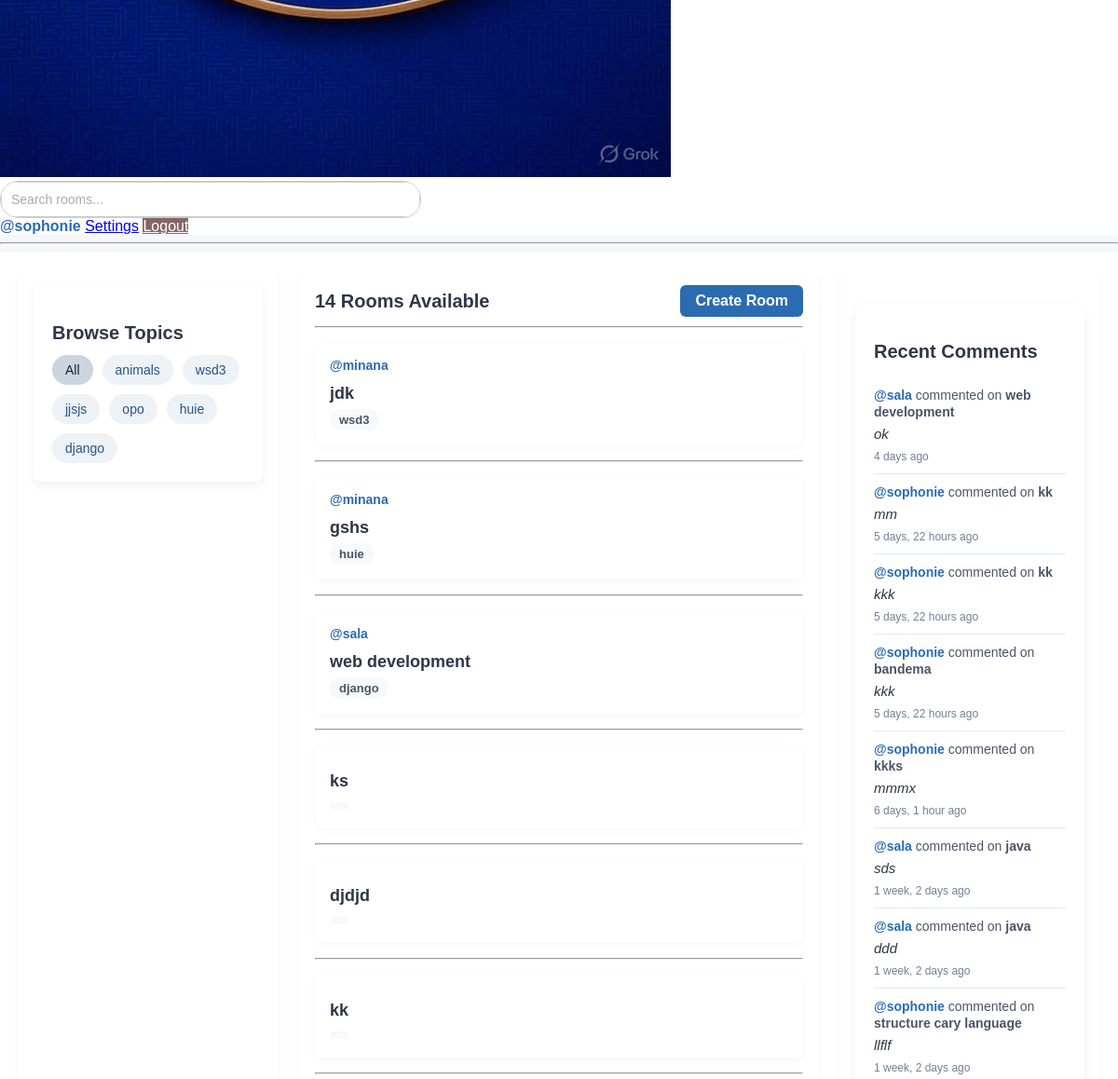
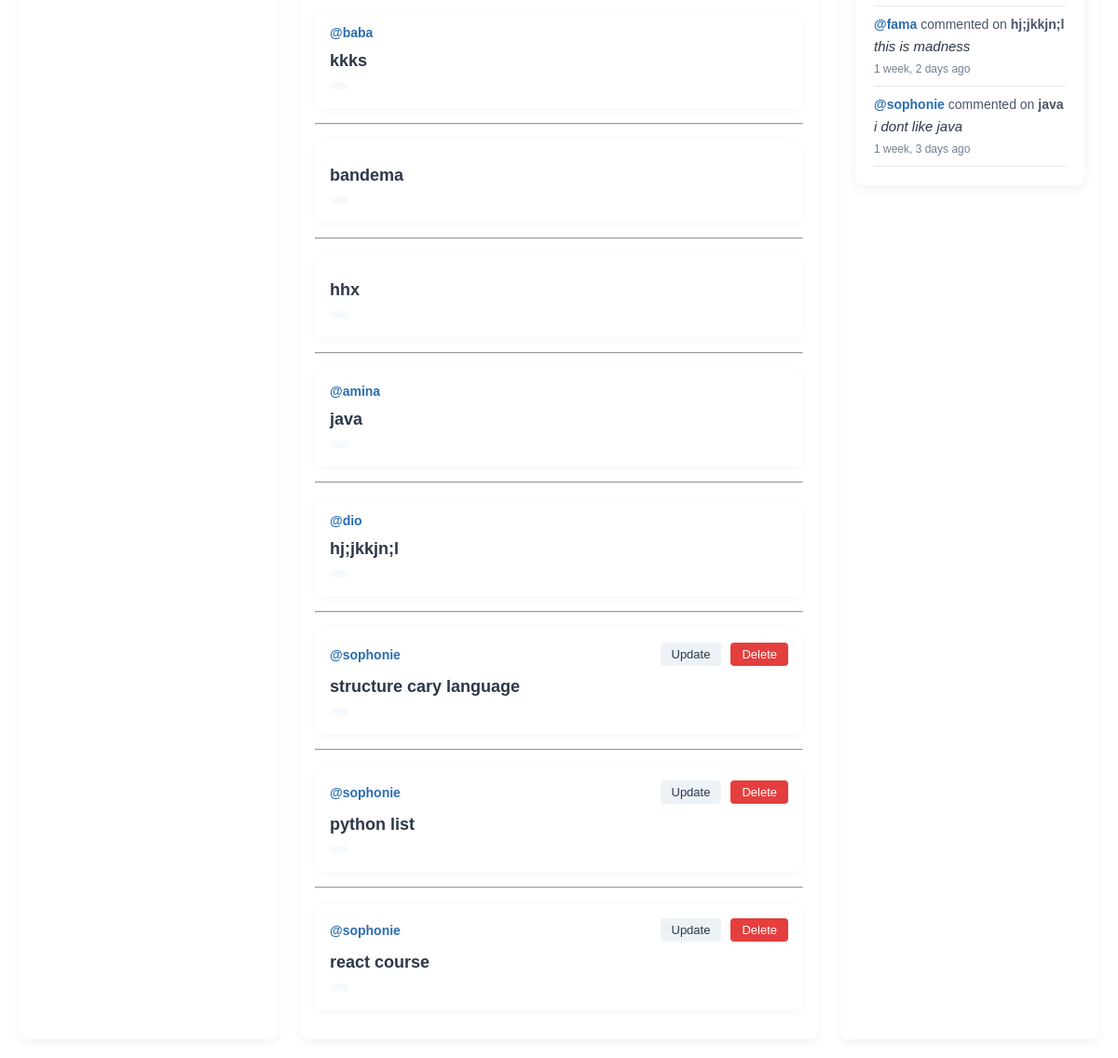
The app's page / (signed in, lower part), older data (2 pictures, top to bottom).
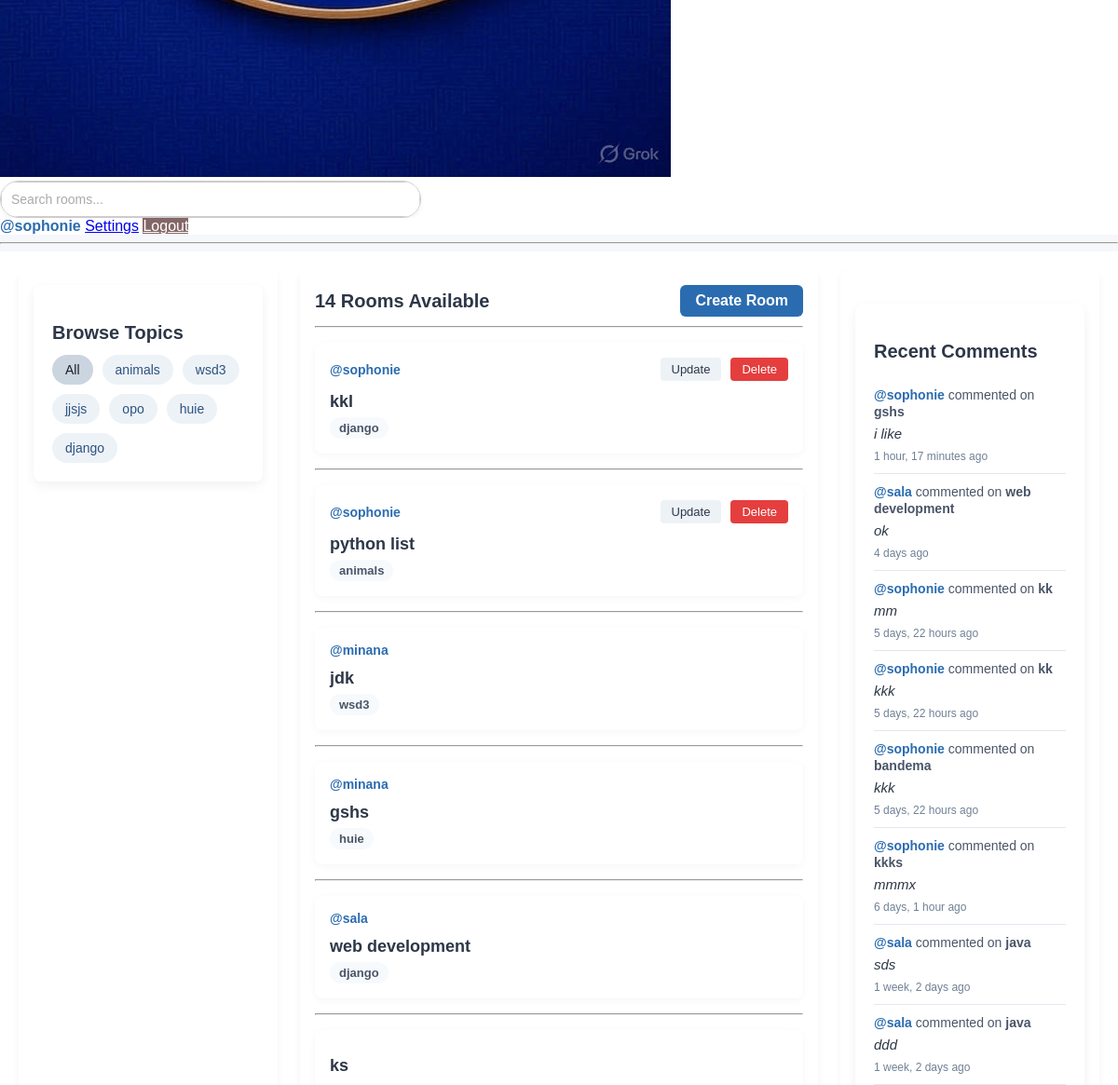
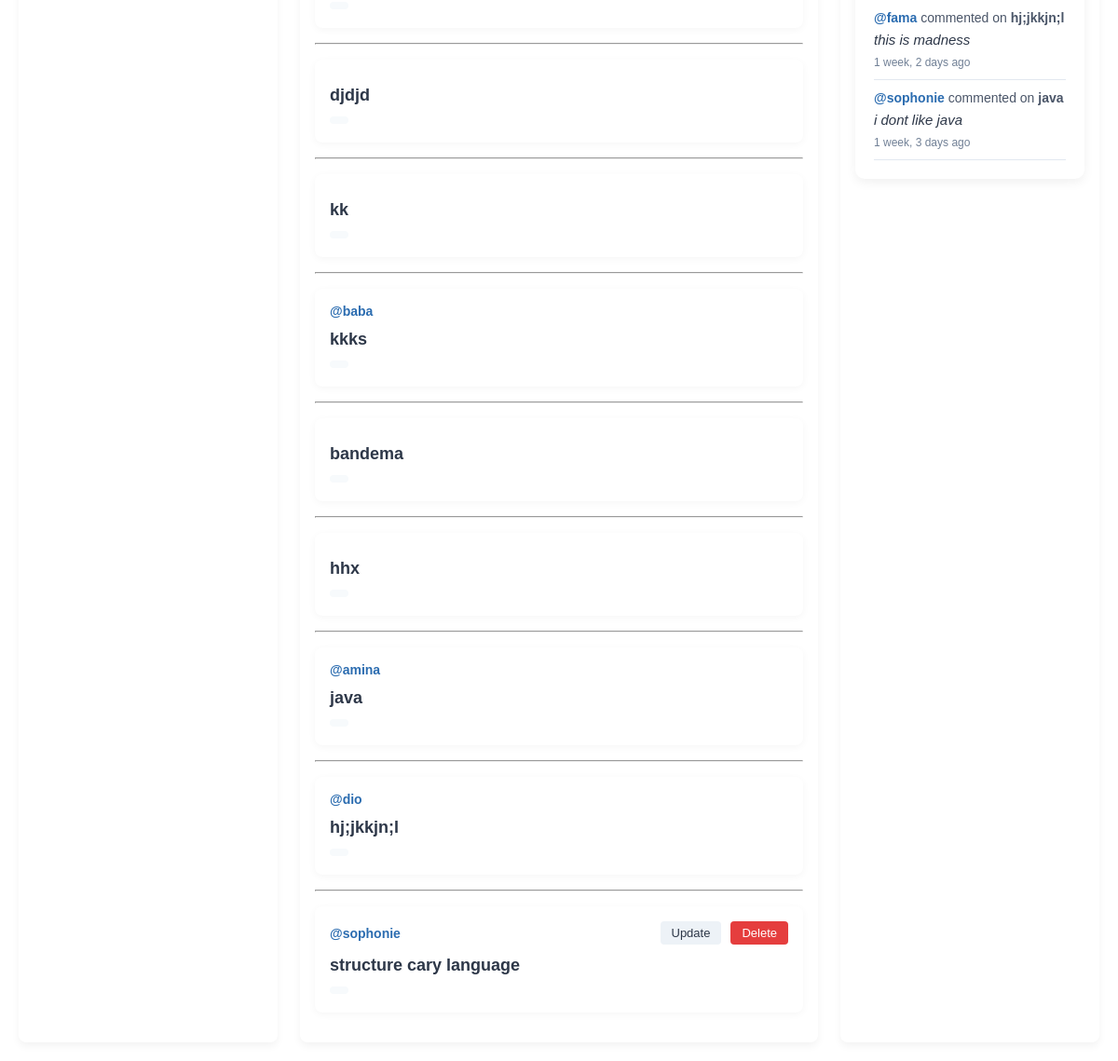
The same page, newer data (2 pictures, top to bottom).
### myapp/models.py (models this page shows, shortened)
class TopicModel(models.Model):
    topic_name=models.CharField(max_length=100)
    updated=models.DateTimeField(auto_now=True)
    created=models.DateTimeField(auto_now_add=True)
    def __str__(self):
        return self.topic_name
    class Meta:
        ordering=['-updated','-created']

class RomModel(models.Model):
    host=models.ForeignKey(User,on_delete=models.SET_NULL,null=True)
    topic=models.ForeignKey(TopicModel,on_delete=models.SET_NULL,null=True,related_name='topic-roms+')
    participants=models.ManyToManyField(User,related_name='participants')
    name=models.CharField(max_length=100)
    description =models.TextField()
    updated=models.DateTimeField(auto_now=True)
    created=models.DateTimeField(auto_now_add=True)
    def __str__(self):
        return self.name
    class Meta:
        ordering=['-updated','-created']

class MessageModel(models.Model):
    user=models.ForeignKey(User,on_delete=models.CASCADE)
    rom=models.ForeignKey(RomModel,on_delete=models.CASCADE)
    body=models.TextField()
    updated=models.DateTimeField(auto_now=True)
    created=models.DateTimeField(auto_now_add=True)
    class Meta:
        ordering=['-updated','-created']

### myapp/views.py (the view)
# urls.py: path('',HomeView.as_view(),name="home-view"),
class HomeView(LoginRequiredMixin,View):
    def get(self,request):
        query=self.request.GET.get('query') or ''
        rooms=RomModel.objects.filter(
            Q(topic__topic_name__icontains=query) |
            Q(name__icontains=query) |
            Q(description__icontains=query) |
            Q(host__username__icontains=query)
            )
        topics=TopicModel.objects.order_by('-created','-updated')
        Recent_comments = MessageModel.objects.filter(
            Q(rom__topic__topic_name__icontains=query) |
            Q(rom__name__icontains=query) |
            Q(rom__description__icontains=query) |
            Q(rom__host__username__icontains=query)
            )
        context={
            'rooms':rooms,
            'topics':topics,
            'recent_comments':Recent_comments,
        }
        return render(request,'myapp/home.html',context)

### myapp/templates/myapp/home.html (shortened to what this page needs)
{% extends "main.html" %}
{% block content %}
<div class="home-container">
    <div class="browser-topics">
        {% include "components/feed_component.html" %}
    </div>
    <div class="main-content">
        <div class="room-header">
            <h3>{{ rooms.count }} Rooms Available</h3>
            <a href="{% url 'myapp:create-room' %}" class="create-room-btn">Create Room</a>
        </div>
        {% include "components/rooms_component.html" %}
    </div>
    <div class="recents-comments">
        {% include "components/recents_compoment.html" %}
    </div>
</div>
{% endblock content %}

### myapp/templates/components/feed_component.html (shortened to what this page needs)
<div class="browse-topics">
    <h3 class="browse-title">Browse Topics</h3>
    <div class="browse-links">
        <a href="{% url 'myapp:home-view' %}" class="topic-link all-link">All</a>
        {% for topic in topics %}
        <a href="{% url 'myapp:home-view' %}?query={{ topic.topic_name }}" class="topic-link">{{ topic }}</a>
        {% endfor %}
    </div>
</div>

### myapp/templates/components/rooms_component.html (shortened to what this page needs)
{% for room in rooms %}
<hr />
<div class="room-card">
  <div class="room-header">
    {% if room.host.id %}
    <a href="{% url 'myapp:user-profile' room.host.id %}" class="room-host">
      @{{ room.host }}
    </a>
    {% endif %}
    {% if request.user == room.host %}
    <div class="room-actions">
      <a href="{% url 'myapp:update-room' room.id %}" class="room-btn edit-btn">Update</a>
      <a href="{% url 'myapp:delete-room' room.id %}" class="room-btn delete-btn">Delete</a>
    </div>
    {% endif %}
  </div>
  <h5 class="room-title">
    <a href="{% url 'myapp:rom-view' room.id %}" class="room-link">
      {{ room.name|default:"No Items" }}
    </a>
  </h5>
  <strong class="room-topic">{{ room.topic.topic_name }}</strong>
</div>
{% endfor %}

### myapp/templates/components/recents_compoment.html (shortened to what this page needs)
<div class="recent-comments">
  <h3 class="recent-comments-title">Recent Comments</h3>
  {% for comment in recent_comments %}
  <div class="comment-card">
    <span class="comment-meta">
      <a href="{% url 'myapp:user-profile' comment.user.id %}" class="comment-user">
        @{{ comment.user }}
      </a>
      commented on <strong>{{ comment.rom }}</strong>
    </span>
    <p class="comment-body"><i>{{ comment.body }}</i></p>
    <small class="comment-time">{{ comment.created|timesince }} ago</small>
  </div>
  {% endfor %}
</div>

Row changes from the older to the newer data that the page shows:
removed RomModel: host "sophonie", shows "Update", name "react course"
removed MessageModel: user "sophonie", rom "structure cary language", body "llflf", created "1 week, 2 days"
added RomModel: host "sophonie", shows "Update", name "kkl", topic.topic_name "django"
changed RomModel "python list": topic.topic_name (not shown) → "animals"; moves up the list
added MessageModel: user "sophonie", rom "gshs", body "i like", created "1 hour, 17 minutes"
